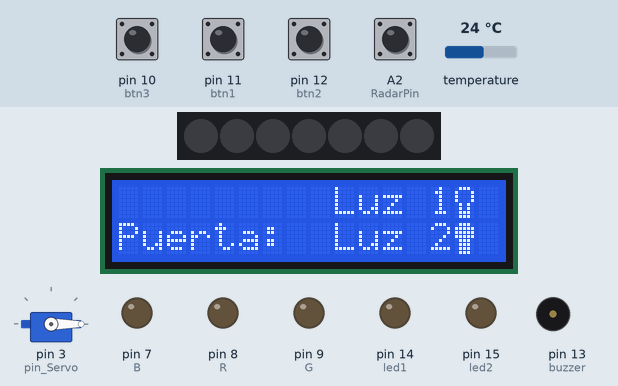
Recording of a sketch running on a simulated Arduino Uno, built with avr-gcc and run on an emulated ATmega328P. On the bench: servo, 7 RGB LEDs in strip order, left to right, 16×2 character LCD, output pins drawn as LEDs (lit = HIGH), buzzer (waves = sounding, pin HIGH). The test bench sets the inputs (shaded band); at power-on: A2 (RadarPin) HIGH, pin 10 (btn3), pin 11 (btn1), pin 12 (btn2) LOW, temperature 24 °C. What the sketch prints to the serial monitor is not drawn.

Above: at 0.2 s.
1.4 s: pin 10 (btn3) pulled HIGH for 1 s
At 2.8 s:
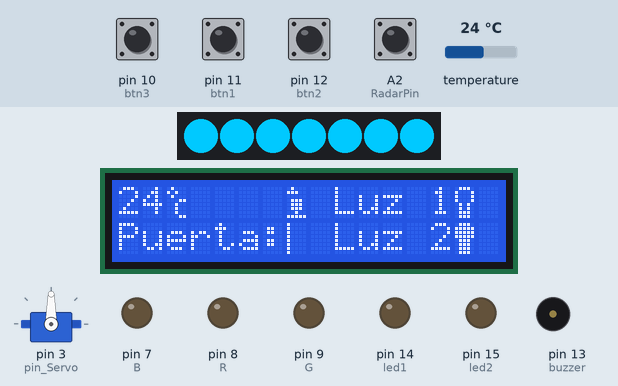
3.9 s: temperature set to 6 °C
6.6 s: pin 10 (btn3) pulled HIGH for 0.2 s
At 7.5 s:
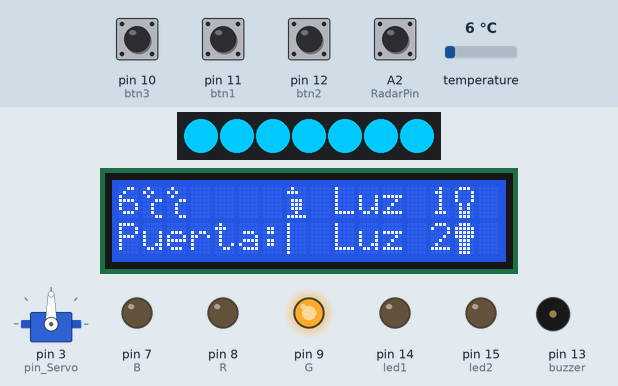
10.4 s: pin 12 (btn2) pulled HIGH for 1 s
At 13.0 s:
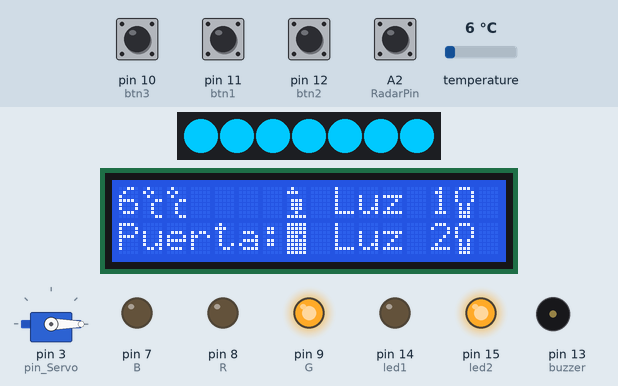
13.2 s: pin 11 (btn1) pulled HIGH for 1 s
At 13.42 s:
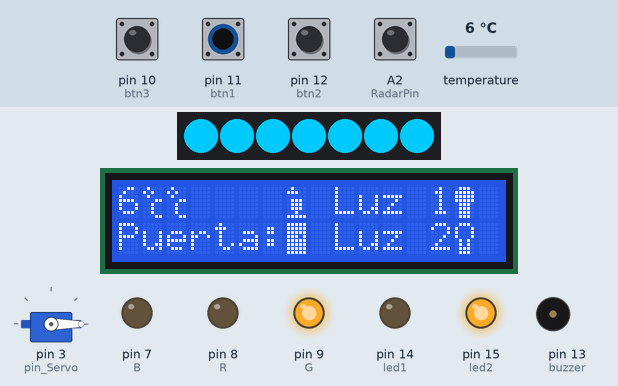
15.7 s: temperature set to 15.6 °C
At 17.1 s:
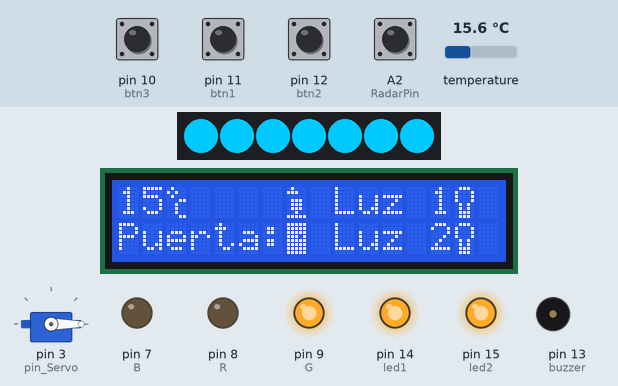
17.7 s: temperature set to 16.4 °C
At 20.2 s:
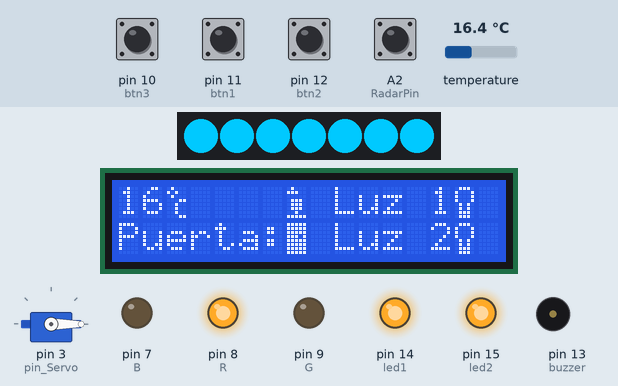
Timing chart, 0 to 23.3 s (numbered marks = the images above; inputs shaded):
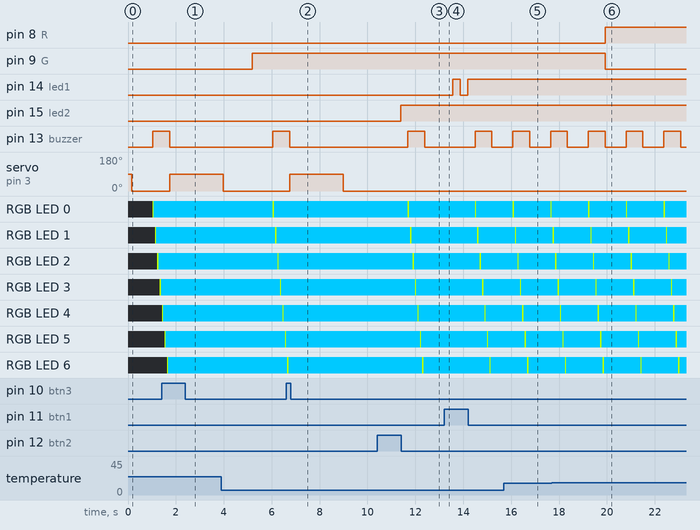

Measured:
- the behaviour switches between 15.9 and 16 °C on temperature (found by bisection; images 5 and 6)
- after the input at 1.4 s, pin 9 (G): stays LOW (without the input it goes to HIGH after 0.33 s); pin 13 (buzzer): goes on until 1.7 s, then stays LOW; servo on pin 3 (pin_Servo): 0° → 90° after 0.34 s; the display: first differs from a run without the input after 0.34 s (image 1 shows a later state)
- after the input at 6.6 s, pin 13 (buzzer): goes on until 6.8 s, then stays LOW; servo on pin 3 (pin_Servo): 0° → 90° after 0.16 s, → 0° 2.2 s later; the display: first differs from a run without the input after 0.27 s (image 2 shows a later state)
- after the input at 10.4 s, pin 15 (led2): LOW → HIGH after 0.98 s; the display: changes after 0.99 s (image 3)
- after the input at 13.2 s, pin 14 (led1): LOW → HIGH after 0.37 s, → LOW 0.31 s later, → HIGH 0.31 s later; the display: changes after 0.07 s (image 4)
- after the input at 15.7 s, the display: first changes after 0.37 s (image 5 shows a later state)
- after the input at 17.7 s, pin 8 (R): LOW → HIGH after 2.2 s; pin 9 (G): HIGH → LOW after 2.2 s

The sketch:

Practica7.ino
```cpp
/*
Centro Educativo Tecnico Kinal
Electronica
Grado: Quinto
Curso: Taller de Electronica Digital
Alumno: Josué David Padilla Morataya
Seccion: A
Carne: 2022074
*/
#include <OneWire.h>
#include <DallasTemperature.h>
#include <Wire.h>
#include <LiquidCrystal_I2C.h>
#include <Adafruit_NeoPixel.h>
#include <Servo.h>
//Directivas
#define btn1 11
#define btn2 12
#define btn3 10
#define led1 14
#define led2 15
#define Cantidad_Leds 7
#define pin_Led 6
#define RadarPin A2
#define pin_Servo 3
#define buzzer 13
#define R 8
#define G 9
#define B 7
int personacerca =0;
int esta;
int estado1 = 0;
int estado2 = 0;
Adafruit_NeoPixel ruedaP(Cantidad_Leds,pin_Led, NEO_GRB + NEO_KHZ800);
byte puerta_cerrada[] = {
  B11111,
  B11111,
  B11111,
  B11101,
  B11111,
  B11111,
  B11111,
  B11111
};
byte puerta_mediocerrada[] = {
  B11000,
  B11100,
  B11110,
  B11010,
  B11110,
  B11110,
  B11100,
  B11000
};
byte puerta_media_abierta[] = {
  B11000,
  B11100,
  B11110,
  B11010,
  B11110,
  B11110,
  B11100,
  B11000
};
byte puerta_abierta[] = {
  B10000,
  B10000,
  B10000,
  B10000,
  B10000,
  B10000,
  B10000,
  B10000
};
byte luz_off[] = {
  B01110,
  B10001,
  B10001,
  B10001,
  B01010,
  B01010,
  B01110,
  B01110
};
byte luz_on[] = {
  B01110,
  B11111,
  B11111,
  B11111,
  B01110,
  B01110,
  B01110,
  B01110
};
byte Grados_centigrados[] = {
  B01000,
  B10100,
  B01000,
  B00011,
  B00100,
  B00100,
  B00100,
  B00011
};
byte persona_detectada[] = {
  B01000,
  B11100,
  B00000,
  B01110,
  B01110,
  B01110,
  B00100,
  B11111
};
byte persona_nodetectada[] = {
  B10100,
  B01000,
  B10100,
  B01110,
  B01110,
  B01110,
  B00100,
  B11111
};
int medicion();
void puerta();
OneWire ourWire(2);
DallasTemperature sensor(&ourWire);
LiquidCrystal_I2C LCD_Padilla(0x27, 16, 2);
Servo Servomotor_Padilla;
int temperatura;
void setup(){
  Servomotor_Padilla.attach(pin_Servo);
  pinMode(RadarPin, INPUT);
  ruedaP.begin();
  pinMode(led1, OUTPUT);
  pinMode(led2, OUTPUT);
  pinMode(buzzer, OUTPUT);
  pinMode(btn1, INPUT);
  pinMode(btn2, INPUT);
  pinMode(btn3, INPUT);
  Serial.begin(9600);
  pinMode(R, OUTPUT);
  pinMode(G, OUTPUT);
  pinMode(B, OUTPUT);
sensor.begin();
LCD_Padilla.init();
LCD_Padilla.backlight();
LCD_Padilla.createChar(1, puerta_abierta);
LCD_Padilla.createChar(2, puerta_media_abierta);
LCD_Padilla.createChar(3, puerta_cerrada);
LCD_Padilla.createChar(4, luz_off);
LCD_Padilla.createChar(5, luz_on);
LCD_Padilla.createChar(6, Grados_centigrados);
LCD_Padilla.createChar(7, persona_detectada);
LCD_Padilla.createChar(8, persona_nodetectada);
LCD_Padilla.setCursor(0,1);
LCD_Padilla.print("Puerta:");
LCD_Padilla.setCursor(9,1);
LCD_Padilla.print("Luz 2");
LCD_Padilla.write(5);
LCD_Padilla.setCursor(9,0);
LCD_Padilla.print("Luz 1");
LCD_Padilla.write(4);
Servomotor_Padilla.write(0);
 }
void loop() {
esta = digitalRead(RadarPin);
luminarias();
puerta();
temperatura = medicion();
luminarias();
puerta();
LCD_Padilla.setCursor(0,0);
LCD_Padilla.print(temperatura);
LCD_Padilla.write(6);
luminarias();
puerta();
proximidad();
luminarias();
puerta();
condicion_temp();
luminarias();
puerta();
}
int medicion(){
sensor.requestTemperatures();
int temp = sensor.getTempCByIndex(0);
Serial.print("Temperatura= ");
Serial.print(temp);
Serial.println(" C");
delay(100);
return temp;
}
void proximidad(){
if( esta == LOW){
LCD_Padilla.setCursor(7,0);
LCD_Padilla.write(8);
for(int i = 0; i < 7; i++){
ruedaP.setPixelColor(i,ruedaP.Color(0,255,0));
ruedaP.show();
delay(50);
ruedaP.setPixelColor(i,ruedaP.Color(0,40,10));
ruedaP.show();
delay(50);
}
}
if(esta == HIGH){
LCD_Padilla.setCursor(7,0);
LCD_Padilla.write(7);
digitalWrite(buzzer, HIGH);
for(int i = 0; i < 7; i++){
ruedaP.setPixelColor(i,ruedaP.Color(189,255,0));
ruedaP.show();
delay(50);
ruedaP.setPixelColor(i,ruedaP.Color(0,201,255));
ruedaP.show();
delay(50);
}
digitalWrite(buzzer, LOW);
}if(personacerca == 0){
}
}
void luminarias(){
if(digitalRead(btn1) && estado1==0){
    digitalWrite(led1, LOW);
    LCD_Padilla.setCursor(9,0);
    LCD_Padilla.print("Luz 1");
    LCD_Padilla.write(5);
    delay(300);
    estado1=1;
    }
  if(digitalRead(btn1) && estado1==1){
    digitalWrite(led1, HIGH);
    LCD_Padilla.setCursor(9,0);
    LCD_Padilla.print("Luz 1");
    LCD_Padilla.write(4);
    delay(300);
    estado1=0;
    }
  if(digitalRead(btn2) && estado2==0){
    digitalWrite(led2, LOW);
    LCD_Padilla.setCursor(9,1);
    LCD_Padilla.print("Luz 2");
    LCD_Padilla.write(5);
    delay(300);
    estado2=1;
  }
  if(digitalRead(btn2) && estado2==1){
    digitalWrite(led2, HIGH);
    LCD_Padilla.setCursor(9,1);
    LCD_Padilla.print("Luz 2");
    LCD_Padilla.write(4);
    delay(300);
    estado2=0;
  }
}
void puerta(){
  if(digitalRead(btn3)==HIGH){
  Servomotor_Padilla.write(90);
    LCD_Padilla.setCursor(0,1);
    LCD_Padilla.print("Puerta:");
    LCD_Padilla.write(3);
    delay(100);
    LCD_Padilla.setCursor(0,1);
    LCD_Padilla.print("Puerta:");
    LCD_Padilla.write(2);
    delay(100);
    LCD_Padilla.setCursor(0,1);
    LCD_Padilla.print("Puerta:");
    LCD_Padilla.write(1);
    delay(2000);
    Servomotor_Padilla.write(0);
    LCD_Padilla.setCursor(0,1);
    LCD_Padilla.print("Puerta:");
    LCD_Padilla.write(1);
    delay(100);
    LCD_Padilla.setCursor(0,1);
    LCD_Padilla.print("Puerta:");
    LCD_Padilla.write(2);
    delay(100);
    LCD_Padilla.setCursor(0,1);
    LCD_Padilla.print("Puerta:");
    LCD_Padilla.write(3);
    delay(1000);
    Servomotor_Padilla.write(90);
  } else{
    Servomotor_Padilla.write(0);
    }
}
void condicion_temp(){
if(temperatura > 15 && temperatura <= 21){
  digitalWrite(R, HIGH);
  digitalWrite(G, LOW);
  digitalWrite(B, LOW);
}
if(temperatura > 21 && temperatura <= 25){
  digitalWrite(R, LOW);
  digitalWrite(G, HIGH);
  digitalWrite(B, LOW);
}
if(temperatura > 25 && temperatura < 45){
  digitalWrite(R, HIGH);
  digitalWrite(G, LOW);
  digitalWrite(B, LOW);
}
}
```
